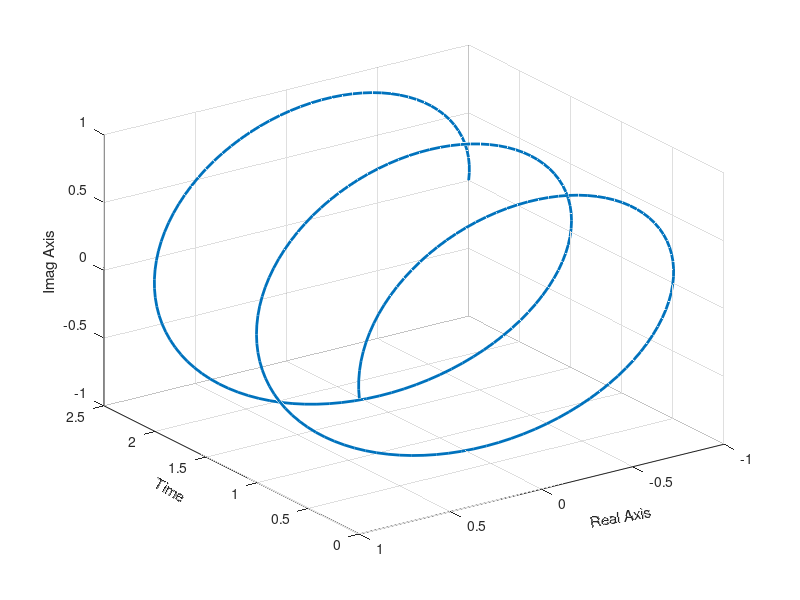

MATLAB code to generate this figure:
% Author: Zain Rajani

% MATLAB Version: R2019b (Student Use)

%% Screen Initialization

clear all;
close all;

%% Creating a 3-D Plot

% Question:Create a 3D plot of a surface by creating a grid along the X and
% Y axes and plotting the Z-coordinate according to the exponential function.

t = linspace(0, 2.5, 250);
function_exp = exp(2*pi*1i*t);
figure(1)
plot3(t, real(function_exp), imag(function_exp), 'LineWidth',2)
grid on
% axis([-1  3 -2  2 -1.5  1.5])
view([-125  30])
xlabel('Time', 'Rotation',-30)
ylabel('Real Axis', 'Rotation',10)
zlabel('Imag Axis')